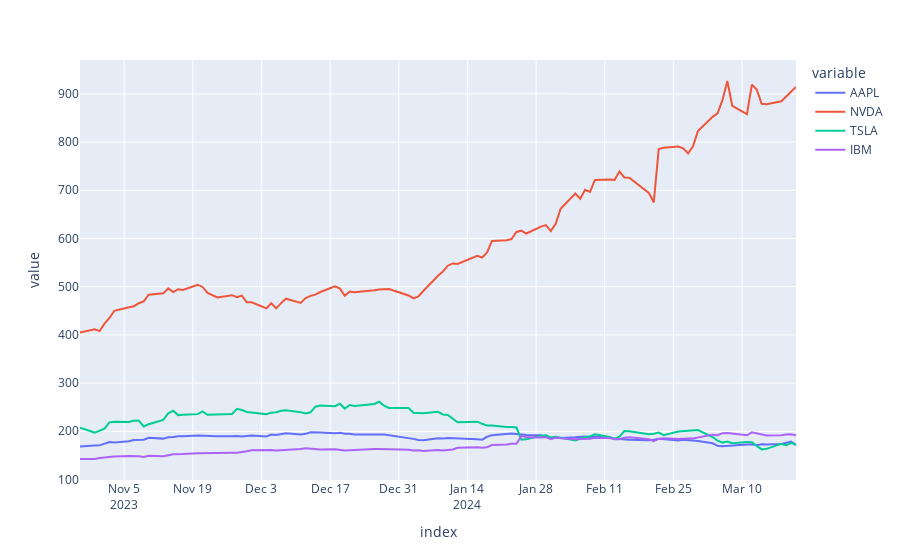

Notebook source saved alongside this figure:
### Code cell
import plotly_express as px 

px.line(stocks, x=stocks.index, y=stocks.columns)
